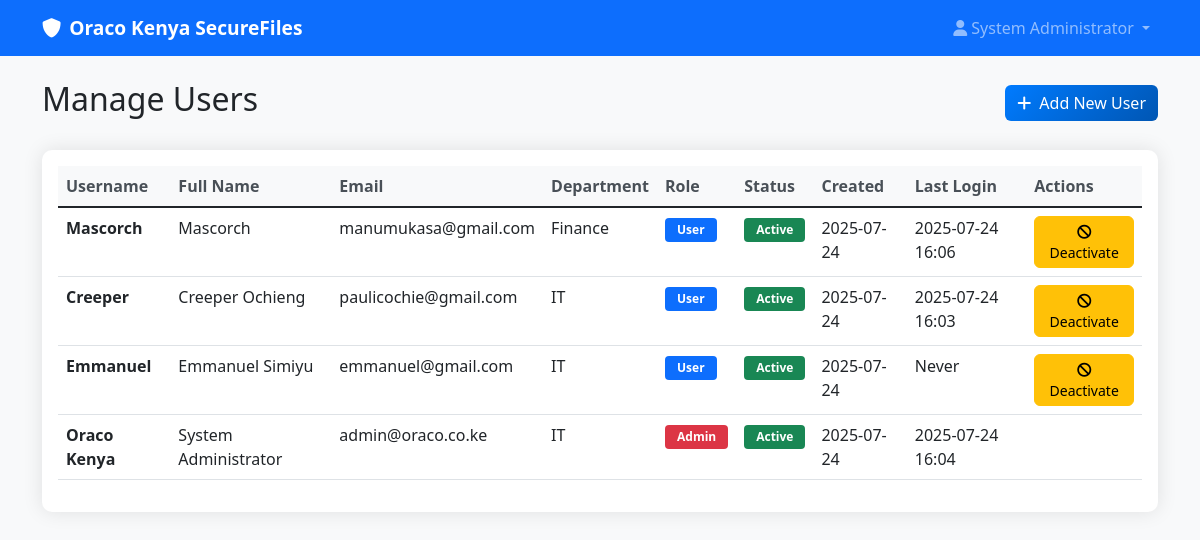
/manage_users (signed in), run on an earlier commit of the app's database.
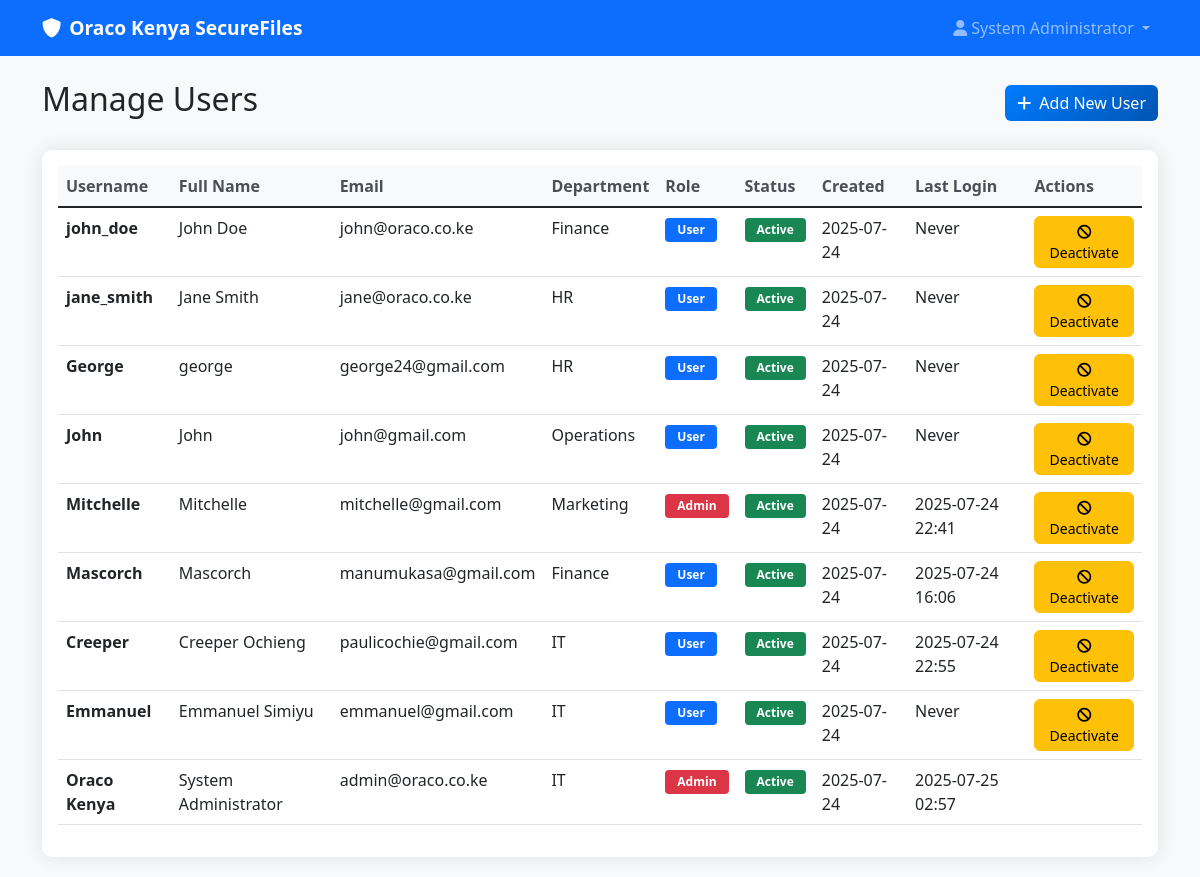
And on a later commit of the database.
### tables this page shows
CREATE TABLE users (
        id INTEGER PRIMARY KEY AUTOINCREMENT,
        username TEXT UNIQUE NOT NULL,
        email TEXT UNIQUE NOT NULL,
        password_hash TEXT NOT NULL,
        full_name TEXT NOT NULL,
        department TEXT NOT NULL,
        role TEXT DEFAULT 'user',
        is_active INTEGER DEFAULT 1,
        created_at TIMESTAMP DEFAULT CURRENT_TIMESTAMP,
        last_login TIMESTAMP,
        reset_token TEXT,
        reset_token_expires TIMESTAMP
    );

### main.py (the view)
    def decorated_function(*args, **kwargs):
        if 'user_id' not in session:
            return redirect(url_for('login'))
        conn = sqlite3.connect('oraco_system.db')
        c = conn.cursor()
        c.execute('SELECT role FROM users WHERE id = ?', (session['user_id'],))
        user = c.fetchone()
        conn.close()
        if not user or user[0] != 'admin':
            flash('Access denied. Admin privileges required.', 'error')
            return redirect(url_for('dashboard'))
        return f(*args, **kwargs)

### main.py (called while the page is built)
def require_admin(f):
    def decorated_function(*args, **kwargs):
        if 'user_id' not in session:
            return redirect(url_for('login'))
        conn = sqlite3.connect('oraco_system.db')
        c = conn.cursor()
        c.execute('SELECT role FROM users WHERE id = ?', (session['user_id'],))
        user = c.fetchone()
        conn.close()
        if not user or user[0] != 'admin':
            flash('Access denied. Admin privileges required.', 'error')
            return redirect(url_for('dashboard'))
        return f(*args, **kwargs)
    decorated_function.__name__ = f.__name__
    return decorated_function

@app.route('/manage_users')
@require_admin
def manage_users():
    conn = sqlite3.connect('oraco_system.db')
    c = conn.cursor()
    c.execute('''SELECT id, username, email, full_name, department, role,
                        is_active, created_at, last_login
                 FROM users ORDER BY created_at DESC''')
    users = c.fetchall()
    conn.close()
    return render_template('manage_users.html', users=users)

### templates/manage_users.html (shortened to what this page needs)
{% extends "base.html" %}
{% block content %}
<div class="row">
    <div class="col-12">
        <div class="d-flex justify-content-between align-items-center mb-4">
            <h2>Manage Users</h2>
            <a href="{{ url_for('add_user') }}" class="btn btn-primary">
                <i class="fas fa-plus me-2"></i>Add New User
            </a>
        </div>
    </div>
</div>
<div class="row">
    <div class="col-12">
        <div class="card">
            <div class="card-body">
                <div class="table-responsive">
                    <table class="table table-hover">
                        <thead>
                            <tr>
                                <th>Username</th>
                                <th>Full Name</th>
                                <th>Email</th>
                                <th>Department</th>
                                <th>Role</th>
                                <th>Status</th>
                                <th>Created</th>
                                <th>Last Login</th>
                                <th>Actions</th>
                            </tr>
                        </thead>
                        <tbody>
                            {% for user in users %}
                            <tr>
                                <td>
                                    <strong>{{ user[1] }}</strong>
                                </td>
                                <td>{{ user[3] }}</td>
                                <td>{{ user[2] }}</td>
                                <td>{{ user[4] }}</td>
                                <td>
                                    <span class="badge bg-{{ 'danger' if user[5] == 'admin' else 'primary' }}">
                                        {{ user[5].title() }}
                                    </span>
                                </td>
                                <td>
                                    {% if user[6] %}
                                    <span class="badge bg-success">Active</span>
                                    {% else %}
                                    <span class="badge bg-danger">Inactive</span>
                                    {% endif %}
                                </td>
                                <td>{{ user[7][:10] if user[7] else 'N/A' }}</td>
                                <td>{{ user[8][:16] if user[8] else 'Never' }}</td>
                                <td>
                                    {% if user[0] != session.user_id %}
                                    <button class="btn btn-sm btn-warning" onclick="toggleUser({{ user[0] }}, {{ user[6] }})">
                                        {% if user[6] %}
                                        <i class="fas fa-ban"></i> Deactivate
                                        {% else %}
                                        <i class="fas fa-check"></i> Activate
                                        {% endif %}
                                    </button>
                                    {% endif %}
                                </td>
                            </tr>
                            {% endfor %}
                        </tbody>
                    </table>
                </div>
            </div>
        </div>
    </div>
</div>
{% endblock %}

### templates/base.html (shortened to what this page needs)
<!DOCTYPE html>
<html lang="en">
<head>
    <link href="https://cdn.jsdelivr.net/npm/bootstrap@5.1.3/dist/css/bootstrap.min.css" rel="stylesheet" />
    <link href="https://cdnjs.cloudflare.com/ajax/libs/font-awesome/6.0.0/css/all.min.css" rel="stylesheet" />
    <link href="{{ url_for('static', filename='css/style.css') }}" rel="stylesheet" />
</head>
<body>
    <nav class="navbar navbar-expand-lg navbar-dark bg-primary">
        <div class="container">
            <a class="navbar-brand" href="{{ url_for('index') }}">
                <i class="fas fa-shield-alt me-2"></i>Oraco Kenya SecureFiles
            </a>
            {% if session.user_id %}
            <div class="navbar-nav ms-auto">
                <div class="nav-item dropdown">
                    <a class="nav-link dropdown-toggle" href="#" id="navbarDropdown" role="button" data-bs-toggle="dropdown">
                        <i class="fas fa-user me-1"></i>{{ session.full_name }}
                    </a>
                </div>
            </div>
            {% endif %}
        </div>
    </nav>
    <main class="container mt-4">
        {% block content %}{% endblock %}
    </main>
</body>
</html>

### static/css/style.css (style rules this page uses)
body { background-color: #f8f9fa; font-family: 'Segoe UI', Tahoma, Geneva, Verdana, sans-serif; }
.navbar-brand { font-weight: bold; font-size: 1.2rem; }
.card { border: none; border-radius: 10px; box-shadow: 0 0 20px rgba(0, 0, 0, 0.1); margin-bottom: 20px; }
.btn { border-radius: 6px; font-weight: 500; }
.btn-primary { background: linear-gradient(135deg, #007bff, #0056b3); border: none; }
.table th { border-top: none; font-weight: 600; color: #495057; background-color: #f8f9fa; }
.badge { font-size: 0.75rem; padding: 0.375rem 0.75rem; }

What changed in the data, as far as the page shows it:
changed users "Oraco Kenya": last_login "2025-07-24 16:04" → "2025-07-25 02:57"
added users: username "john_doe", full_name "John Doe", email "john@oraco.co.ke", department "Finance", role "User", is_active "Active", created_at "2025-07-24", user "Never"
added users: username "jane_smith", full_name "Jane Smith", email "jane@oraco.co.ke", department "HR", role "User", is_active "Active", created_at "2025-07-24", user "Never"
added users: username "George", full_name "george", email "george24@gmail.com", department "HR", role "User", is_active "Active", created_at "2025-07-24", user "Never"
added users: username "John", full_name "John", email "john@gmail.com", department "Operations", role "User", is_active "Active", created_at "2025-07-24", user "Never"
added users: username "Mitchelle", full_name "Mitchelle", email "mitchelle@gmail.com", department "Marketing", role "Admin", is_active "Active", created_at "2025-07-24", last_login "2025-07-24 22:41"
changed users "Creeper": last_login "2025-07-24 16:03" → "2025-07-24 22:55"
